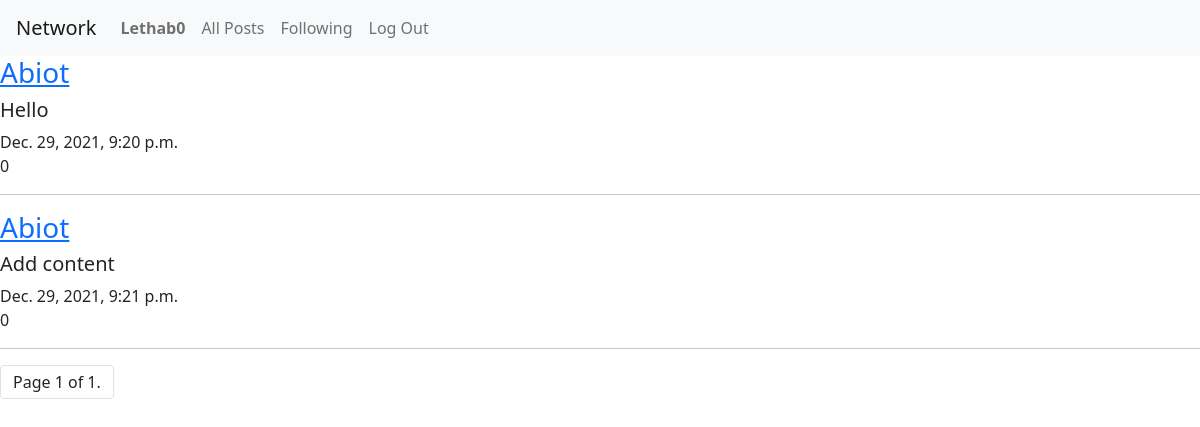
Screenshot of /Followed_people (signed in) with the database file from the repository.
### network/models.py (models this page shows)
class User(AbstractUser):
    pass

class Post(models.Model):
    Texter = models.ForeignKey(User, on_delete= models.CASCADE)
    text = models.CharField(null=False , max_length=30)
    text_date = models.DateTimeField(auto_now=True)
    likes = models.IntegerField(default=0)
    class meta:
        ordering = ('text_date',)

### network/views.py (the view)
# urls.py: path("Followed_people", views.Followed_people , name="Followed_people"),
@login_required
def Followed_people(request):
    followed_posts = []
    data = Follow_database.objects.get(Person=request.user)
    people_following = data.Following.all()
    for Person in people_following:
        persons_posts = Post.objects.filter(Texter=Person)
        for indie_post in persons_posts:
            followed_posts.append(indie_post)
    paginator = Paginator(followed_posts, 2) # Show 25 contacts per page.
    page_num = request.GET.get('page')
    page_obj = paginator.get_page(page_num)
    return render( request , "network/following.html" ,{"Posts":followed_posts ,"page_obj": page_obj})

### network/templates/network/Following.html (shortened to what this page needs)
{% extends "network/layout.html" %}
{% block body %}
{% for Post in page_obj %}
<div class="post" id="{{post.id}}">
    <div class="content">
      <a href="Profile/{{ Post.Texter.id }}" > <h3>{{ Post.Texter }}</h3> </a>
        <div id="text-before{{post.id}}">
            <h5>{{ Post.text }}</h5>
        </div>
        <h8> {{ Post.text_date }}</h8>
        <div>
        <h8> {{ Post.likes }}</h8>
        </div>
        <hr>
{% endfor %}
<div class="pagination">
<span class="step-links">
<nav aria-label="Page navigation example">
    <ul class="pagination">
        <span class="current">
            <li class="page-item"><a class="page-link">Page {{ page_obj.number }} of {{ page_obj.paginator.num_pages }}.</a></li>
        </span>
    </ul>
  </nav>
</span>
</div>
{% endblock %}

### network/templates/network/layout.html (shortened to what this page needs)
{% load static %}
<!DOCTYPE html>
<html lang="en">
    <head>
        <link rel="stylesheet" href="https://stackpath.bootstrapcdn.com/bootstrap/4.4.1/css/bootstrap.min.css">
        <link href="{% static 'network/styles.css' %}" rel="stylesheet">
        <link href="https://cdn.jsdelivr.net/npm/bootstrap@5.0.0-beta1/dist/css/bootstrap.min.css" rel="stylesheet">
        <link href="https://cdn.jsdelivr.net/npm/bootstrap@5.0.0-beta1/dist/js/bootstrap.bundle.min.js" rel="stylesheet">
    </head>
    <body>
        <nav class="navbar navbar-expand-lg navbar-light bg-light">
            <a class="navbar-brand" href="#">Network</a>
            <div>
              <ul class="navbar-nav mr-auto">
                {% if user.is_authenticated %}
                    <li class="nav-item">
                        <a class="nav-link" type="user_id" ><strong id="{{ user.id }}" class="user_name">{{ user.username }} </strong></a>
                    </li>
                {% endif %}
                <li class="nav-item">
                  <a class="nav-link" href="{% url 'index' %}">All Posts</a>
                </li>
                {% if user.is_authenticated %}
                    <li class="nav-item">
                        <a class="nav-link" href="{% url 'Followed_people' %}">Following</a>
                    </li>
                    <li class="nav-item">
                        <a class="nav-link" href="{% url 'logout' %}">Log Out</a>
                    </li>
                {% endif %}
              </ul>
            </div>
          </nav>
        <div class="body">
            {% block body %}
            {% endblock %}
        </div>
    </body>
</html>

### rows the page displays
User: username "Lethab0"
Post: Texter "Abiot", text "Hello", text_date "Dec. 29, 2021, 9:20 p.m.", likes "0"
Post: Texter "Abiot", text "Add content", text_date "Dec. 29, 2021, 9:21 p.m.", likes "0"

### other values shown
{{ page_obj.number }} "1"
{{ page_obj.paginator.num_pages }} "1"
